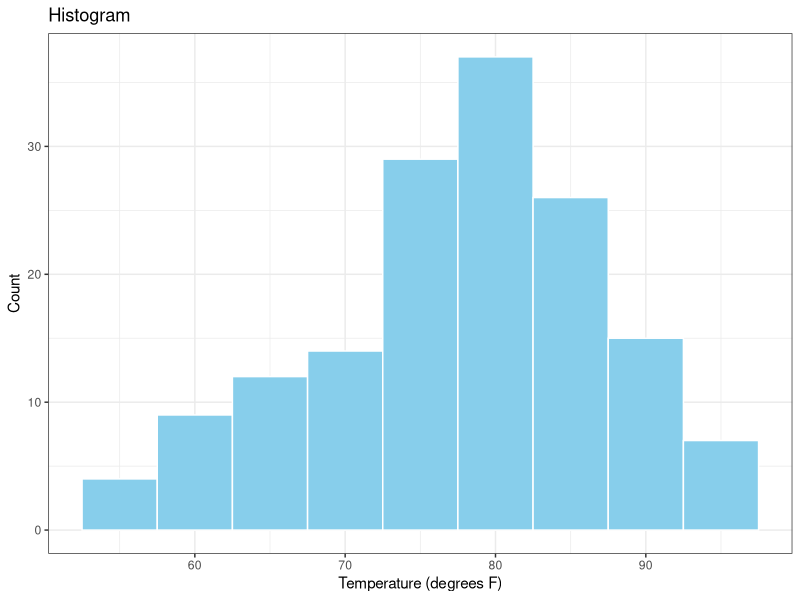
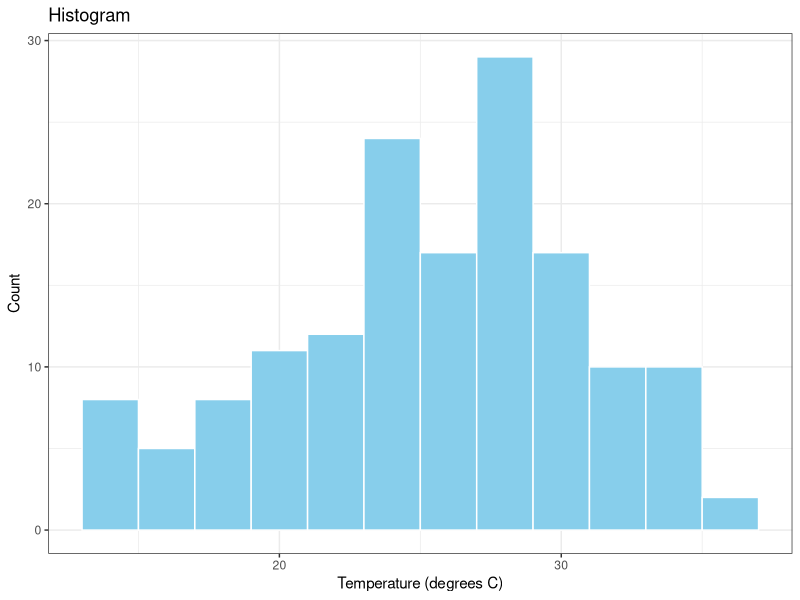

Write R code to recreate these figures, in order.
## ---- chunk 1
#| output: false

data(airquality)
library(dplyr)
library(magrittr)
## ---- chunk 2
airquality %>%
mutate(TempC = (Temp - 32) * 5 / 9) %>%
summarise(MeanTempC = mean(TempC, na.rm = TRUE))
## ---- chunk 3
data(airquality)
library(ggplot2)
## ---- chunk 4
ggplot(data = airquality, aes(x = Temp)) +
geom_histogram(binwidth = 5, colour="white", fill="skyblue") +
xlab("Temperature (degrees F)") +
ylab("Count") +
ggtitle("Histogram") +
theme_bw()
## ---- chunk 5
airquality %>%
mutate(TempC = (Temp - 32) * 5 / 9) %>%
ggplot(data = ., aes(x = TempC)) +
geom_histogram(binwidth = 2, colour="white", fill="skyblue") +
xlab("Temperature (degrees C)") +
ylab("Count") +
ggtitle("Histogram") +
theme_bw()
